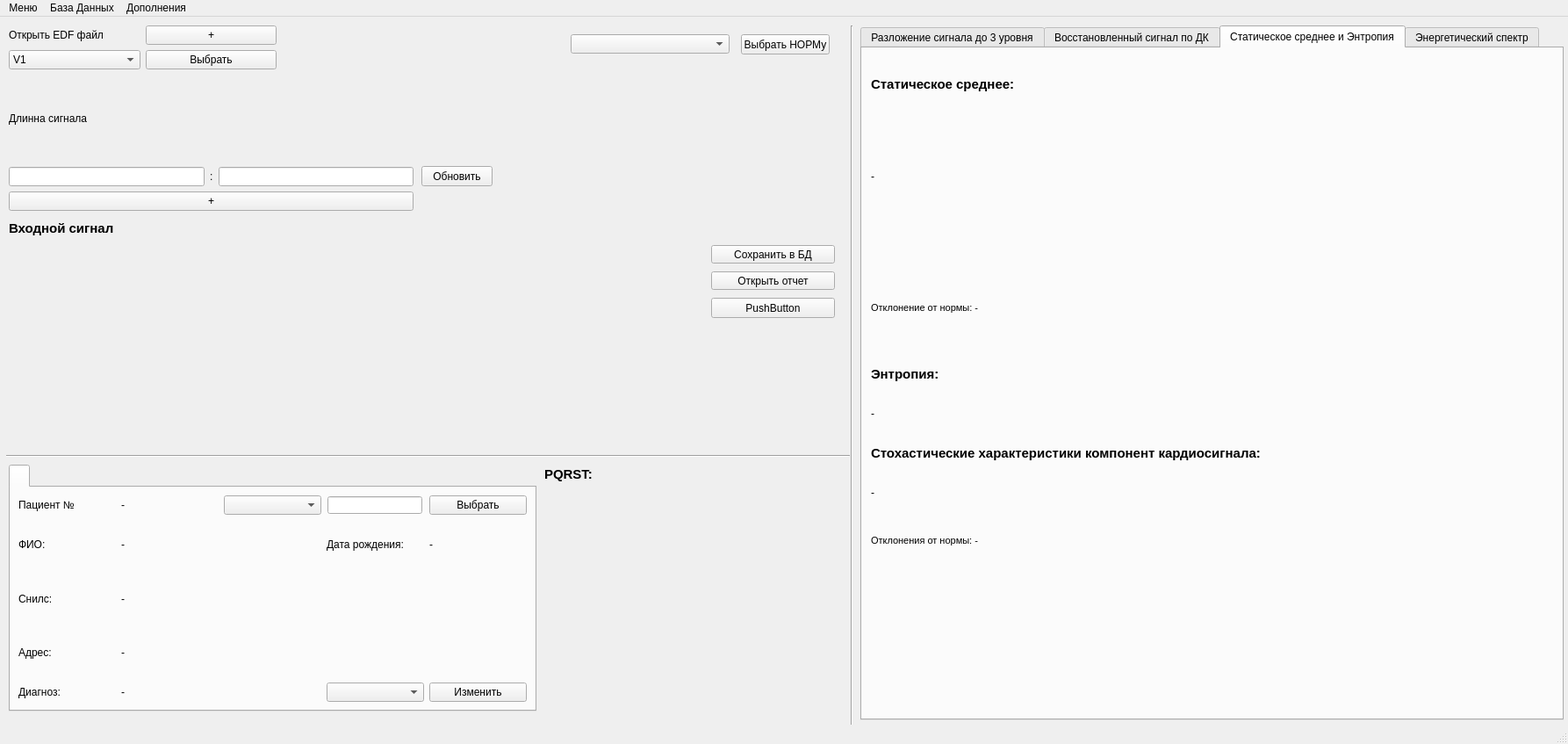
<?xml version="1.0" encoding="UTF-8"?>
<ui version="4.0">
 <class>MainWindow</class>
 <widget class="QMainWindow" name="MainWindow">
  <property name="geometry">
   <rect>
    <x>0</x>
    <y>0</y>
    <width>1786</width>
    <height>847</height>
   </rect>
  </property>
  <property name="windowTitle">
   <string>MainWindow</string>
  </property>
  <widget class="QWidget" name="centralwidget">
   <widget class="Line" name="line">
    <property name="geometry">
     <rect>
      <x>960</x>
      <y>10</y>
      <width>20</width>
      <height>881</height>
     </rect>
    </property>
    <property name="orientation">
     <enum>Qt::Vertical</enum>
    </property>
   </widget>
   <widget class="QWidget" name="layoutWidget">
    <property name="geometry">
     <rect>
      <x>10</x>
      <y>10</y>
      <width>461</width>
      <height>211</height>
     </rect>
    </property>
    <layout class="QVBoxLayout" name="verticalLayout">
     <item>
      <layout class="QGridLayout" name="gridLayout">
       <item row="0" column="0">
        <widget class="QLabel" name="label">
         <property name="text">
          <string>Открыть EDF файл</string>
         </property>
        </widget>
       </item>
       <item row="1" column="0">
        <widget class="QComboBox" name="comboBox">
         <item>
          <property name="text">
           <string>V1</string>
          </property>
         </item>
         <item>
          <property name="text">
           <string>V2</string>
          </property>
         </item>
         <item>
          <property name="text">
           <string>V3</string>
          </property>
         </item>
         <item>
          <property name="text">
           <string>VR</string>
          </property>
         </item>
         <item>
          <property name="text">
           <string>VL</string>
          </property>
         </item>
         <item>
          <property name="text">
           <string>VF</string>
          </property>
         </item>
        </widget>
       </item>
       <item row="0" column="1">
        <widget class="QPushButton" name="pushButton">
         <property name="text">
          <string>+</string>
         </property>
        </widget>
       </item>
       <item row="0" column="2">
        <widget class="QLabel" name="label_4">
         <property name="text">
          <string/>
         </property>
        </widget>
       </item>
       <item row="1" column="1">
        <widget class="QPushButton" name="pushButton_7">
         <property name="text">
          <string>Выбрать</string>
         </property>
        </widget>
       </item>
      </layout>
     </item>
     <item>
      <layout class="QGridLayout" name="gridLayout_2">
       <item row="1" column="2">
        <widget class="QLineEdit" name="lineEdit_2"/>
       </item>
       <item row="1" column="1">
        <widget class="QLabel" name="label_3">
         <property name="text">
          <string>:</string>
         </property>
        </widget>
       </item>
       <item row="1" column="0">
        <widget class="QLineEdit" name="lineEdit"/>
       </item>
       <item row="0" column="0">
        <widget class="QLabel" name="label_2">
         <property name="text">
          <string>Длинна сигнала</string>
         </property>
        </widget>
       </item>
      </layout>
     </item>
     <item>
      <widget class="QPushButton" name="pushButton_3">
       <property name="text">
        <string>+</string>
       </property>
      </widget>
     </item>
    </layout>
   </widget>
   <widget class="QPushButton" name="pushButton_4">
    <property name="geometry">
     <rect>
      <x>480</x>
      <y>170</y>
      <width>81</width>
      <height>23</height>
     </rect>
    </property>
    <property name="text">
     <string>Обновить</string>
    </property>
   </widget>
   <widget class="QTabWidget" name="tabWidget">
    <property name="geometry">
     <rect>
      <x>980</x>
      <y>10</y>
      <width>801</width>
      <height>791</height>
     </rect>
    </property>
    <property name="currentIndex">
     <number>2</number>
    </property>
    <widget class="QWidget" name="tab">
     <attribute name="title">
      <string>Разложение сигнала до 3 уровня</string>
     </attribute>
     <widget class="PlotWidget" name="widget" native="true">
      <property name="geometry">
       <rect>
        <x>10</x>
        <y>40</y>
        <width>779</width>
        <height>171</height>
       </rect>
      </property>
     </widget>
     <widget class="QLabel" name="label_7">
      <property name="geometry">
       <rect>
        <x>10</x>
        <y>10</y>
        <width>781</width>
        <height>21</height>
       </rect>
      </property>
      <property name="font">
       <font>
        <pointsize>11</pointsize>
        <weight>75</weight>
        <bold>true</bold>
       </font>
      </property>
      <property name="text">
       <string>Разложение сигнала до уровня 1</string>
      </property>
     </widget>
     <widget class="QLabel" name="label_8">
      <property name="geometry">
       <rect>
        <x>10</x>
        <y>220</y>
        <width>781</width>
        <height>21</height>
       </rect>
      </property>
      <property name="font">
       <font>
        <pointsize>11</pointsize>
        <weight>75</weight>
        <bold>true</bold>
       </font>
      </property>
      <property name="text">
       <string>Разложение сигнала до уровня 2</string>
      </property>
     </widget>
     <widget class="PlotWidget" name="widget_2" native="true">
      <property name="geometry">
       <rect>
        <x>10</x>
        <y>250</y>
        <width>779</width>
        <height>171</height>
       </rect>
      </property>
     </widget>
     <widget class="PlotWidget" name="widget_3" native="true">
      <property name="geometry">
       <rect>
        <x>10</x>
        <y>460</y>
        <width>779</width>
        <height>171</height>
       </rect>
      </property>
     </widget>
     <widget class="QLabel" name="label_9">
      <property name="geometry">
       <rect>
        <x>10</x>
        <y>430</y>
        <width>781</width>
        <height>21</height>
       </rect>
      </property>
      <property name="font">
       <font>
        <pointsize>11</pointsize>
        <weight>75</weight>
        <bold>true</bold>
       </font>
      </property>
      <property name="text">
       <string>Разложение сигнала до уровня 3</string>
      </property>
     </widget>
    </widget>
    <widget class="QWidget" name="tab_2">
     <attribute name="title">
      <string>Восстановленный сигнал по ДК</string>
     </attribute>
     <widget class="PlotWidget" name="widget_5" native="true">
      <property name="geometry">
       <rect>
        <x>10</x>
        <y>40</y>
        <width>779</width>
        <height>171</height>
       </rect>
      </property>
     </widget>
     <widget class="QLabel" name="label_10">
      <property name="geometry">
       <rect>
        <x>10</x>
        <y>10</y>
        <width>781</width>
        <height>21</height>
       </rect>
      </property>
      <property name="font">
       <font>
        <pointsize>11</pointsize>
        <weight>75</weight>
        <bold>true</bold>
       </font>
      </property>
      <property name="text">
       <string>Восстановленный сигнал по детализирующим коэфициентам на частоте:</string>
      </property>
     </widget>
     <widget class="QLabel" name="label_11">
      <property name="geometry">
       <rect>
        <x>10</x>
        <y>220</y>
        <width>781</width>
        <height>21</height>
       </rect>
      </property>
      <property name="font">
       <font>
        <pointsize>11</pointsize>
        <weight>75</weight>
        <bold>true</bold>
       </font>
      </property>
      <property name="text">
       <string>Восстановленный сигнал по детализирующим коэфициентам на частоте:</string>
      </property>
     </widget>
     <widget class="PlotWidget" name="widget_6" native="true">
      <property name="geometry">
       <rect>
        <x>10</x>
        <y>250</y>
        <width>779</width>
        <height>171</height>
       </rect>
      </property>
     </widget>
     <widget class="PlotWidget" name="widget_7" native="true">
      <property name="geometry">
       <rect>
        <x>10</x>
        <y>460</y>
        <width>779</width>
        <height>171</height>
       </rect>
      </property>
     </widget>
     <widget class="QLabel" name="label_12">
      <property name="geometry">
       <rect>
        <x>10</x>
        <y>430</y>
        <width>781</width>
        <height>21</height>
       </rect>
      </property>
      <property name="font">
       <font>
        <pointsize>11</pointsize>
        <weight>75</weight>
        <bold>true</bold>
       </font>
      </property>
      <property name="text">
       <string>Восстановленный сигнал по детализирующим коэфициентам на частоте:</string>
      </property>
     </widget>
    </widget>
    <widget class="QWidget" name="tab_3">
     <attribute name="title">
      <string>Статическое среднее и Энтропия</string>
     </attribute>
     <widget class="QLabel" name="label_13">
      <property name="geometry">
       <rect>
        <x>10</x>
        <y>30</y>
        <width>271</width>
        <height>21</height>
       </rect>
      </property>
      <property name="font">
       <font>
        <pointsize>11</pointsize>
        <weight>75</weight>
        <bold>true</bold>
       </font>
      </property>
      <property name="text">
       <string>Статическое среднее:</string>
      </property>
     </widget>
     <widget class="QLabel" name="label_14">
      <property name="geometry">
       <rect>
        <x>10</x>
        <y>360</y>
        <width>271</width>
        <height>21</height>
       </rect>
      </property>
      <property name="font">
       <font>
        <pointsize>11</pointsize>
        <weight>75</weight>
        <bold>true</bold>
       </font>
      </property>
      <property name="text">
       <string>Энтропия:</string>
      </property>
     </widget>
     <widget class="QLabel" name="label_15">
      <property name="geometry">
       <rect>
        <x>10</x>
        <y>60</y>
        <width>771</width>
        <height>171</height>
       </rect>
      </property>
      <property name="text">
       <string>-</string>
      </property>
     </widget>
     <widget class="QLabel" name="label_16">
      <property name="geometry">
       <rect>
        <x>10</x>
        <y>390</y>
        <width>771</width>
        <height>51</height>
       </rect>
      </property>
      <property name="text">
       <string>-</string>
      </property>
     </widget>
     <widget class="QLabel" name="label_29">
      <property name="geometry">
       <rect>
        <x>10</x>
        <y>240</y>
        <width>771</width>
        <height>111</height>
       </rect>
      </property>
      <property name="font">
       <font>
        <pointsize>8</pointsize>
        <weight>50</weight>
        <bold>false</bold>
       </font>
      </property>
      <property name="text">
       <string>Отклонение от нормы: -</string>
      </property>
     </widget>
     <widget class="QLabel" name="label_35">
      <property name="geometry">
       <rect>
        <x>10</x>
        <y>450</y>
        <width>781</width>
        <height>21</height>
       </rect>
      </property>
      <property name="font">
       <font>
        <pointsize>11</pointsize>
        <weight>75</weight>
        <bold>true</bold>
       </font>
      </property>
      <property name="text">
       <string>Стохастические характеристики компонент кардиосигнала:</string>
      </property>
     </widget>
     <widget class="QLabel" name="label_36">
      <property name="geometry">
       <rect>
        <x>10</x>
        <y>480</y>
        <width>771</width>
        <height>51</height>
       </rect>
      </property>
      <property name="text">
       <string>-</string>
      </property>
     </widget>
     <widget class="QLabel" name="label_37">
      <property name="geometry">
       <rect>
        <x>10</x>
        <y>540</y>
        <width>771</width>
        <height>41</height>
       </rect>
      </property>
      <property name="font">
       <font>
        <pointsize>8</pointsize>
        <weight>50</weight>
        <bold>false</bold>
       </font>
      </property>
      <property name="text">
       <string>Отклонения от нормы: -</string>
      </property>
     </widget>
    </widget>
    <widget class="QWidget" name="tab_4">
     <attribute name="title">
      <string>Энергетический спектр</string>
     </attribute>
     <widget class="PlotWidget" name="widget_8" native="true">
      <property name="geometry">
       <rect>
        <x>10</x>
        <y>40</y>
        <width>779</width>
        <height>171</height>
       </rect>
      </property>
     </widget>
     <widget class="QLabel" name="label_17">
      <property name="geometry">
       <rect>
        <x>10</x>
        <y>10</y>
        <width>781</width>
        <height>21</height>
       </rect>
      </property>
      <property name="font">
       <font>
        <pointsize>11</pointsize>
        <weight>75</weight>
        <bold>true</bold>
       </font>
      </property>
      <property name="text">
       <string>Энергетический спектр PS1</string>
      </property>
     </widget>
     <widget class="PlotWidget" name="widget_9" native="true">
      <property name="geometry">
       <rect>
        <x>10</x>
        <y>250</y>
        <width>779</width>
        <height>171</height>
       </rect>
      </property>
     </widget>
     <widget class="QLabel" name="label_18">
      <property name="geometry">
       <rect>
        <x>10</x>
        <y>220</y>
        <width>781</width>
        <height>21</height>
       </rect>
      </property>
      <property name="font">
       <font>
        <pointsize>11</pointsize>
        <weight>75</weight>
        <bold>true</bold>
       </font>
      </property>
      <property name="text">
       <string>Энергетический спектр PS2</string>
      </property>
     </widget>
     <widget class="QLabel" name="label_31">
      <property name="geometry">
       <rect>
        <x>10</x>
        <y>430</y>
        <width>781</width>
        <height>21</height>
       </rect>
      </property>
      <property name="font">
       <font>
        <pointsize>11</pointsize>
        <weight>75</weight>
        <bold>true</bold>
       </font>
      </property>
      <property name="text">
       <string>Энергетический спектр PS3</string>
      </property>
     </widget>
     <widget class="PlotWidget" name="widget_18" native="true">
      <property name="geometry">
       <rect>
        <x>10</x>
        <y>460</y>
        <width>779</width>
        <height>171</height>
       </rect>
      </property>
     </widget>
    </widget>
   </widget>
   <widget class="PlotWidget" name="widget_4" native="true">
    <property name="geometry">
     <rect>
      <x>10</x>
      <y>260</y>
      <width>781</width>
      <height>229</height>
     </rect>
    </property>
   </widget>
   <widget class="QLabel" name="label_32">
    <property name="geometry">
     <rect>
      <x>10</x>
      <y>230</y>
      <width>781</width>
      <height>21</height>
     </rect>
    </property>
    <property name="font">
     <font>
      <pointsize>11</pointsize>
      <weight>75</weight>
      <bold>true</bold>
     </font>
    </property>
    <property name="text">
     <string>Входной сигнал</string>
    </property>
   </widget>
   <widget class="QPushButton" name="pushButton_5">
    <property name="geometry">
     <rect>
      <x>810</x>
      <y>260</y>
      <width>141</width>
      <height>21</height>
     </rect>
    </property>
    <property name="text">
     <string>Сохранить в БД</string>
    </property>
   </widget>
   <widget class="QPushButton" name="pushButton_6">
    <property name="geometry">
     <rect>
      <x>810</x>
      <y>290</y>
      <width>141</width>
      <height>21</height>
     </rect>
    </property>
    <property name="text">
     <string>Открыть отчет</string>
    </property>
   </widget>
   <widget class="QTabWidget" name="tabWidget">
    <property name="geometry">
     <rect>
      <x>10</x>
      <y>510</y>
      <width>601</width>
      <height>281</height>
     </rect>
    </property>
    <widget class="QWidget" name="Page1">
     <attribute name="title">
      <string/>
     </attribute>
     <layout class="QGridLayout" name="gridLayout_4">
      <item row="3" column="0">
       <widget class="QLabel" name="label_28">
        <property name="text">
         <string>Адрес:</string>
        </property>
       </widget>
      </item>
      <item row="0" column="0">
       <widget class="QLabel" name="label_19">
        <property name="text">
         <string>Пациент № </string>
        </property>
       </widget>
      </item>
      <item row="4" column="0">
       <widget class="QLabel" name="label_33">
        <property name="text">
         <string>Диагноз:</string>
        </property>
       </widget>
      </item>
      <item row="3" column="1" colspan="4">
       <widget class="QLabel" name="label_27">
        <property name="text">
         <string>-</string>
        </property>
       </widget>
      </item>
      <item row="1" column="4">
       <widget class="QLabel" name="label_24">
        <property name="text">
         <string>-</string>
        </property>
       </widget>
      </item>
      <item row="0" column="1">
       <widget class="QLabel" name="label_26">
        <property name="text">
         <string>-</string>
        </property>
       </widget>
      </item>
      <item row="4" column="1" colspan="2">
       <widget class="QLabel" name="label_34">
        <property name="text">
         <string>-</string>
        </property>
       </widget>
      </item>
      <item row="0" column="2">
       <widget class="QComboBox" name="comboBox_2"/>
      </item>
      <item row="1" column="0">
       <widget class="QLabel" name="label_20">
        <property name="text">
         <string>ФИО: </string>
        </property>
       </widget>
      </item>
      <item row="1" column="3">
       <widget class="QLabel" name="label_21">
        <property name="text">
         <string>Дата рождения:</string>
        </property>
       </widget>
      </item>
      <item row="1" column="1" colspan="2">
       <widget class="QLabel" name="label_23">
        <property name="text">
         <string>-</string>
        </property>
       </widget>
      </item>
      <item row="2" column="1" colspan="4">
       <widget class="QLabel" name="label_25">
        <property name="text">
         <string>-</string>
        </property>
       </widget>
      </item>
      <item row="2" column="0">
       <widget class="QLabel" name="label_22">
        <property name="text">
         <string>Снилс:</string>
        </property>
       </widget>
      </item>
      <item row="4" column="4">
       <widget class="QPushButton" name="pushButton_10">
        <property name="text">
         <string>Изменить</string>
        </property>
       </widget>
      </item>
      <item row="4" column="3">
       <widget class="QComboBox" name="comboBox_4"/>
      </item>
      <item row="0" column="4">
       <widget class="QPushButton" name="pushButton_8">
        <property name="text">
         <string>Выбрать</string>
        </property>
       </widget>
      </item>
      <item row="0" column="3" alignment="Qt::AlignHCenter">
       <widget class="QLineEdit" name="lineEdit_3">
        <property name="maximumSize">
         <size>
          <width>473</width>
          <height>20</height>
         </size>
        </property>
       </widget>
      </item>
     </layout>
    </widget>
   </widget>
   <widget class="Line" name="line_2">
    <property name="geometry">
     <rect>
      <x>7</x>
      <y>490</y>
      <width>961</width>
      <height>20</height>
     </rect>
    </property>
    <property name="orientation">
     <enum>Qt::Horizontal</enum>
    </property>
   </widget>
   <widget class="QPushButton" name="pushButton_2">
    <property name="geometry">
     <rect>
      <x>810</x>
      <y>320</y>
      <width>141</width>
      <height>23</height>
     </rect>
    </property>
    <property name="text">
     <string>PushButton</string>
    </property>
   </widget>
   <widget class="QPushButton" name="pushButton_9">
    <property name="geometry">
     <rect>
      <x>844</x>
      <y>20</y>
      <width>101</width>
      <height>23</height>
     </rect>
    </property>
    <property name="text">
     <string>Выбрать НОРМу</string>
    </property>
   </widget>
   <widget class="QComboBox" name="comboBox_3">
    <property name="geometry">
     <rect>
      <x>650</x>
      <y>20</y>
      <width>181</width>
      <height>22</height>
     </rect>
    </property>
   </widget>
   <widget class="PlotWidget" name="widget_10" native="true">
    <property name="geometry">
     <rect>
      <x>620</x>
      <y>530</y>
      <width>331</width>
      <height>261</height>
     </rect>
    </property>
   </widget>
   <widget class="QLabel" name="label_5">
    <property name="geometry">
     <rect>
      <x>620</x>
      <y>510</y>
      <width>331</width>
      <height>21</height>
     </rect>
    </property>
    <property name="font">
     <font>
      <pointsize>11</pointsize>
      <weight>75</weight>
      <bold>true</bold>
     </font>
    </property>
    <property name="text">
     <string>PQRST:</string>
    </property>
   </widget>
  </widget>
  <widget class="QMenuBar" name="menubar">
   <property name="geometry">
    <rect>
     <x>0</x>
     <y>0</y>
     <width>1786</width>
     <height>21</height>
    </rect>
   </property>
   <widget class="QMenu" name="menu">
    <property name="title">
     <string>Меню</string>
    </property>
    <addaction name="action"/>
   </widget>
   <widget class="QMenu" name="menu_2">
    <property name="title">
     <string>База Данных</string>
    </property>
    <addaction name="action_2"/>
    <addaction name="separator"/>
    <addaction name="action_4"/>
    <addaction name="action_5"/>
    <addaction name="action_6"/>
   </widget>
   <widget class="QMenu" name="menu_3">
    <property name="title">
     <string>Дополнения</string>
    </property>
    <addaction name="action_3"/>
    <addaction name="action_7"/>
   </widget>
   <addaction name="menu"/>
   <addaction name="menu_2"/>
   <addaction name="menu_3"/>
  </widget>
  <widget class="QStatusBar" name="statusbar"/>
  <action name="action">
   <property name="text">
    <string>Выход</string>
   </property>
  </action>
  <action name="action_2">
   <property name="text">
    <string>Открыть Базу данных</string>
   </property>
  </action>
  <action name="action_4">
   <property name="text">
    <string>Добавить &quot;Пациента&quot; в Базу Данных</string>
   </property>
  </action>
  <action name="action_3">
   <property name="text">
    <string>Работа с изображениями</string>
   </property>
  </action>
  <action name="action_5">
   <property name="text">
    <string>Добавить значение &quot;Норм&quot; в Базу Данных</string>
   </property>
  </action>
  <action name="action_6">
   <property name="text">
    <string>Добавить название &quot;Болезни&quot; в Базу данных</string>
   </property>
  </action>
  <action name="action_7">
   <property name="text">
    <string>Работа с ИИ</string>
   </property>
  </action>
 </widget>
 <customwidgets>
  <customwidget>
   <class>PlotWidget</class>
   <extends>QWidget</extends>
   <header>pyqtgraph</header>
   <container>1</container>
  </customwidget>
 </customwidgets>
 <resources/>
 <connections/>
</ui>
